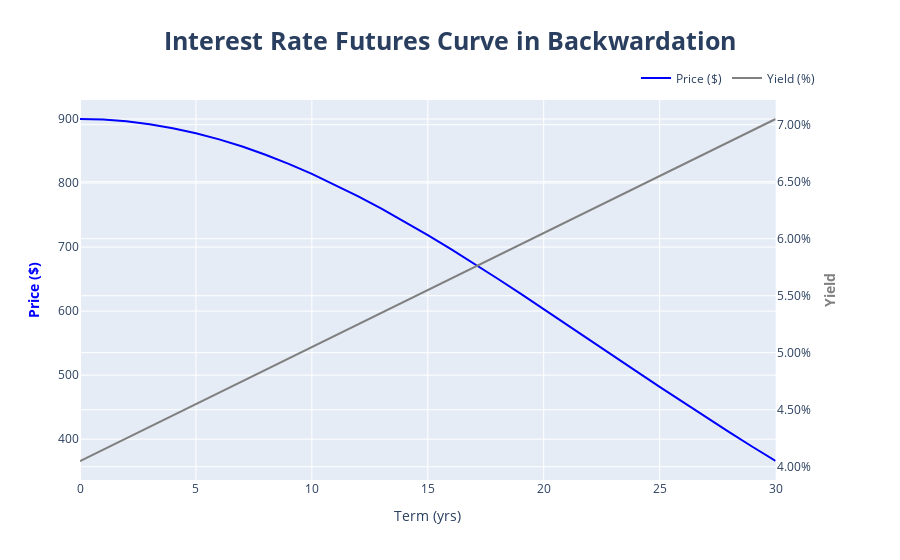

The notebook cell saved with this chart:
### Code cell
# Backwardation

def futures_px(s: float, r: float, y: float, t: float):
    return s * np.exp((r - y) * t)

r = 4.05 / 100  # repo rate

s_0 = 900.00  # spot price of bond

t = np.arange(0, 31, 1)  # time range
yc = np.linspace(r, r + 0.03, len(t)) # upward sloping yield curve

bwd_px_ls = futures_px(s_0, r, yc, t) # futures price list (in backwardation)

bwd_df = pd.DataFrame(dict(
    term = t,
    yield_curve = yc,
    price = bwd_px_ls
))

fig = make_subplots(specs=[[{"secondary_y": True}]])

fig.add_trace(
    go.Scatter(
        x=bwd_df['term'], 
        y=bwd_df['price'], 
        name="Price ($)",
        line=dict(color='blue', width=2)
    ),
    secondary_y=False,
)

fig.add_trace(
    go.Scatter(
        x=bwd_df['term'], 
        y=bwd_df['yield_curve'], 
        name="Yield (%)",
        line=dict(color='grey', width=2)
    ),
    secondary_y=True,
)

fig.update_layout(
    title = dict(
        text = 'Interest Rate Futures Curve in Backwardation',
        font = dict(size=25, weight='bold'),
        x = 0.5,
        xanchor = 'center'
    ),
    legend=dict(
        orientation="h",
        yanchor="bottom",
        y=1.02,
        xanchor="right",
        x=1
    ),
    hovermode="x unified"
)

fig.update_xaxes(title_text="Term (yrs)")

fig.update_yaxes(title_text="<b>Price ($)</b>", secondary_y=False, title_font=dict(color="blue"))
fig.update_yaxes(title_text="<b>Yield</b>", tickformat=".2%", secondary_y=True, title_font=dict(color="grey"))

fig.show()

### Figure 1 — Plotly figure (JSON) as saved in the notebook; plotly's stock layout.template omitted (floating-point values rounded to 4 significant figures)
{"data": [{"line": {"color": "blue", "width": 2}, "name": "Price ($)", "type": "scatter", "x": [0, 1, 2, 3, 4, 5, 6, 7, 8, 9, 10, 11, 12, 13, 14, 15, 16, 17, 18, 19, 20, 21, 22, 23, 24, 25, 26, 27, 28, 29, 30], "xaxis": "x", "y": [900.0, 899.1, 896.4, 891.9, 885.7, 877.8, 868.2, 857.0, 844.2, 830.0, 814.4, 797.4, 779.3, 760.1, 739.8, 718.7, 696.7, 674.1, 650.9, 627.3, 603.3, 579.1, 554.7, 530.3, 505.9, 481.7, 457.8, 434.2, 410.9, 388.2, 365.9], "yaxis": "y"}, {"line": {"color": "grey", "width": 2}, "name": "Yield (%)", "type": "scatter", "x": [0, 1, 2, 3, 4, 5, 6, 7, 8, 9, 10, 11, 12, 13, 14, 15, 16, 17, 18, 19, 20, 21, 22, 23, 24, 25, 26, 27, 28, 29, 30], "xaxis": "x", "y": [0.0405, 0.0415, 0.0425, 0.0435, 0.0445, 0.0455, 0.0465, 0.0475, 0.0485, 0.0495, 0.0505, 0.0515, 0.0525, 0.0535, 0.0545, 0.0555, 0.0565, 0.0575, 0.0585, 0.0595, 0.0605, 0.0615, 0.0625, 0.0635, 0.0645, 0.0655, 0.0665, 0.0675, 0.0685, 0.0695, 0.0705], "yaxis": "y2"}], "layout": {"hovermode": "x unified", "legend": {"orientation": "h", "x": 1, "xanchor": "right", "y": 1.02, "yanchor": "bottom"}, "title": {"font": {"size": 25, "weight": "bold"}, "text": "Interest Rate Futures Curve in Backwardation", "x": 0.5, "xanchor": "center"}, "xaxis": {"anchor": "y", "domain": [0, 0.94], "title": {"text": "Term (yrs)"}}, "yaxis": {"anchor": "x", "domain": [0, 1], "title": {"font": {"color": "blue"}, "text": "<b>Price ($)</b>"}}, "yaxis2": {"anchor": "x", "overlaying": "y", "side": "right", "tickformat": ".2%", "title": {"font": {"color": "grey"}, "text": "<b>Yield</b>"}}}}
